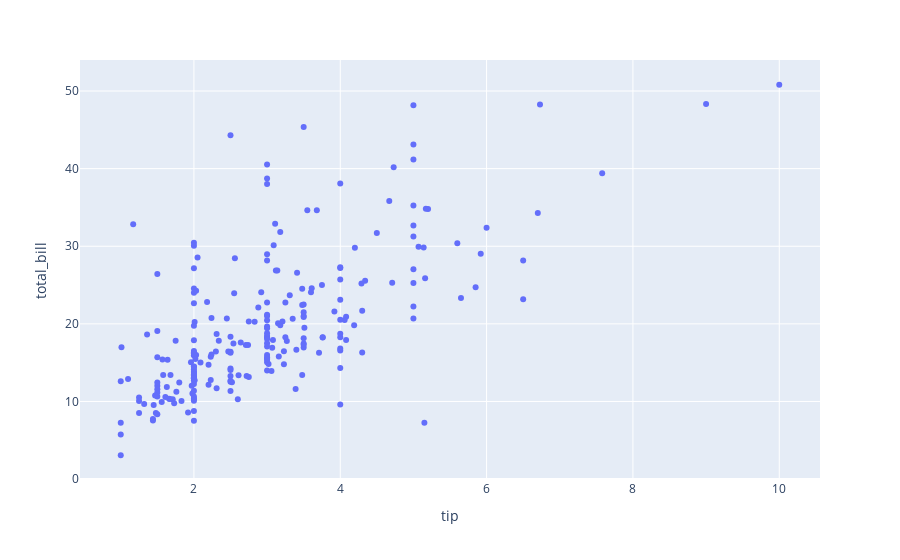

The notebook cell this image was saved under:
### Code cell
px.scatter(justtips, 'tip', 'total_bill')

### Figure 1 — Plotly figure (JSON) as saved in the notebook; plotly's stock layout.template omitted (floating-point values rounded to 4 significant figures; data arrays with more than 128 entries replaced by an {"elided": "..."} marker saying what was removed)
{"data": [{"hoverlabel": {"namelength": 0}, "hovertemplate": "tip=%{x}<br>total_bill=%{y}", "legendgroup": "", "marker": {"color": "#636efa", "symbol": "circle"}, "mode": "markers", "name": "", "showlegend": false, "type": "scatter", "x": {"elided": "244 float values"}, "xaxis": "x", "y": {"elided": "244 float values"}, "yaxis": "y"}], "layout": {"autosize": true, "dragmode": "pan", "legend": {"tracegroupgap": 0}, "margin": {"t": 60}, "xaxis": {"anchor": "y", "autorange": true, "domain": [0, 1], "range": [0.461, 10.54], "title": {"text": "tip"}, "type": "linear"}, "yaxis": {"anchor": "x", "autorange": true, "domain": [0, 1], "range": [-0.3149, 54.19], "title": {"text": "total_bill"}, "type": "linear"}}}
